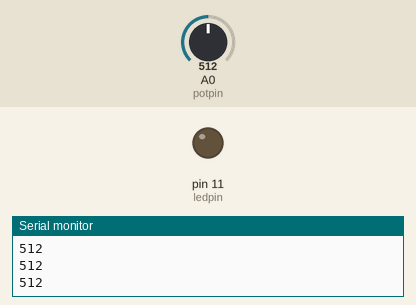
This sketch was run on a simulated Arduino Uno, built with avr-gcc and run on an emulated ATmega328P. Parts: output pins drawn as LEDs (lit = HIGH), the last lines printed to the serial monitor. The inputs (shaded band) are chosen by the test bench; at power-on: A0 (potpin) = 512.

Above: at 1.2 s.
1.3 s: A0 (potpin) set to 716
At 2.1 s:
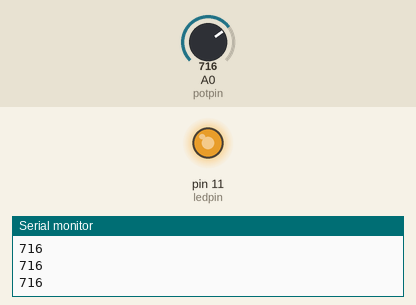
2.8 s: A0 (potpin) set to 750
At 3.3 s:
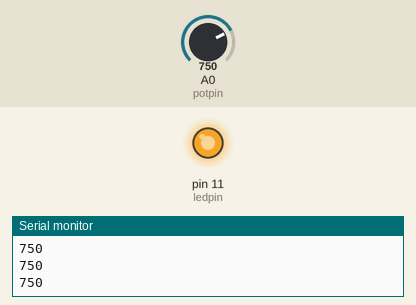
4.3 s: A0 (potpin) set to 768
At 5.4 s:
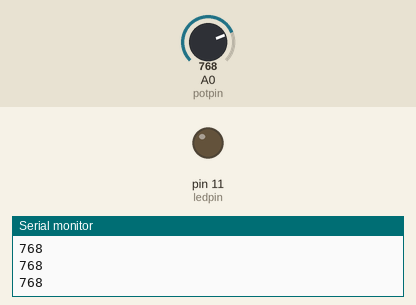
5.8 s: A0 (potpin) set to 900
At 6.6 s:
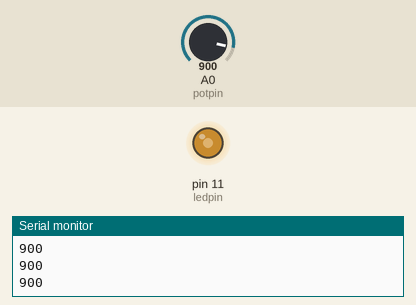
7.3 s: A0 (potpin) set to 306
At 7.9 s:
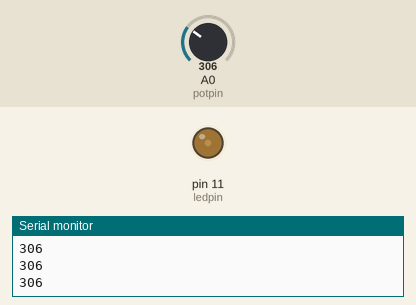
8.8 s: A0 (potpin) set to 0
At 9.9 s:
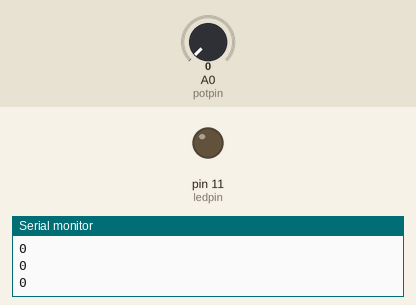
Timing chart, 0 to 11.3 s (numbered marks = the images above; inputs shaded):
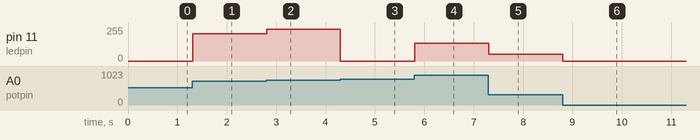

Measured:
- the behaviour switches between 767 and 768 on A0 (potpin) (found by bisection; images 2 and 3)
- after the input at 1.3 s, pin 11 (ledpin): 0/255 → 204/255 at once
- after the input at 2.8 s, pin 11 (ledpin): 204/255 → 238/255 at once
- after the input at 4.3 s, pin 11 (ledpin): 238/255 → 0/255 at once
- after the input at 5.8 s, pin 11 (ledpin): 0/255 → 132/255 at once
- after the input at 7.3 s, pin 11 (ledpin): 132/255 → 50/255 at once
- after the input at 8.8 s, pin 11 (ledpin): 50/255 → 0/255 at once

The sketch:

lesson12-2.ino
```cpp
int potpin = A0 ;
int ledpin = 11 ;
int val = 0 ;
void setup()
{
  pinMode(ledpin, OUTPUT) ;
  Serial.begin(9600) ;
}
void loop()
{
  val = analogRead(potpin) ;
  Serial.println(val) ;
  analogWrite(ledpin, val) ;
  delay(10) ;
}
```
